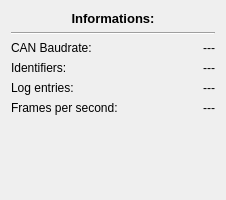
<?xml version="1.0" encoding="UTF-8"?>
<ui version="4.0">
 <class>infoWidget</class>
 <widget class="QWidget" name="infoWidget">
  <property name="geometry">
   <rect>
    <x>0</x>
    <y>0</y>
    <width>226</width>
    <height>200</height>
   </rect>
  </property>
  <property name="maximumSize">
   <size>
    <width>16777215</width>
    <height>200</height>
   </size>
  </property>
  <property name="windowTitle">
   <string>Form</string>
  </property>
  <layout class="QGridLayout" name="gridLayout_2">
   <item row="0" column="0">
    <widget class="QLabel" name="label">
     <property name="text">
      <string>&lt;!DOCTYPE HTML PUBLIC &quot;-//W3C//DTD HTML 4.0//EN&quot; &quot;http://www.w3.org/TR/REC-html40/strict.dtd&quot;&gt;
&lt;html&gt;&lt;head&gt;&lt;meta name=&quot;qrichtext&quot; content=&quot;1&quot; /&gt;&lt;style type=&quot;text/css&quot;&gt;
p, li { white-space: pre-wrap; }
&lt;/style&gt;&lt;/head&gt;&lt;body style=&quot; font-family:'MS Shell Dlg 2'; font-size:8.25pt; font-weight:400; font-style:normal;&quot;&gt;
&lt;p align=&quot;center&quot; style=&quot; margin-top:0px; margin-bottom:0px; margin-left:0px; margin-right:0px; -qt-block-indent:0; text-indent:0px;&quot;&gt;&lt;span style=&quot; font-size:10pt; font-weight:600;&quot;&gt;Informations:&lt;/span&gt;&lt;/p&gt;&lt;/body&gt;&lt;/html&gt;</string>
     </property>
    </widget>
   </item>
   <item row="1" column="0">
    <widget class="Line" name="line">
     <property name="orientation">
      <enum>Qt::Horizontal</enum>
     </property>
    </widget>
   </item>
   <item row="2" column="0">
    <layout class="QGridLayout" name="gridLayout">
     <item row="0" column="0">
      <widget class="QLabel" name="label_3">
       <property name="text">
        <string>CAN Baudrate:</string>
       </property>
      </widget>
     </item>
     <item row="0" column="1">
      <widget class="QLabel" name="lblBaudrate">
       <property name="text">
        <string>---</string>
       </property>
       <property name="alignment">
        <set>Qt::AlignRight|Qt::AlignTrailing|Qt::AlignVCenter</set>
       </property>
      </widget>
     </item>
     <item row="1" column="0">
      <widget class="QLabel" name="label_2">
       <property name="text">
        <string>Identifiers:</string>
       </property>
      </widget>
     </item>
     <item row="1" column="1">
      <widget class="QLabel" name="lblIdentifiers">
       <property name="text">
        <string>---</string>
       </property>
       <property name="alignment">
        <set>Qt::AlignRight|Qt::AlignTrailing|Qt::AlignVCenter</set>
       </property>
      </widget>
     </item>
     <item row="2" column="0">
      <widget class="QLabel" name="label_4">
       <property name="text">
        <string>Log entries:</string>
       </property>
      </widget>
     </item>
     <item row="2" column="1">
      <widget class="QLabel" name="lblFrames">
       <property name="text">
        <string>---</string>
       </property>
       <property name="alignment">
        <set>Qt::AlignRight|Qt::AlignTrailing|Qt::AlignVCenter</set>
       </property>
      </widget>
     </item>
     <item row="3" column="0">
      <widget class="QLabel" name="label_5">
       <property name="text">
        <string>Frames per second:</string>
       </property>
      </widget>
     </item>
     <item row="3" column="1">
      <widget class="QLabel" name="lblFramesPerSecond">
       <property name="text">
        <string>---</string>
       </property>
       <property name="alignment">
        <set>Qt::AlignRight|Qt::AlignTrailing|Qt::AlignVCenter</set>
       </property>
      </widget>
     </item>
    </layout>
   </item>
   <item row="3" column="0">
    <spacer name="verticalSpacer">
     <property name="orientation">
      <enum>Qt::Vertical</enum>
     </property>
     <property name="sizeHint" stdset="0">
      <size>
       <width>20</width>
       <height>55</height>
      </size>
     </property>
    </spacer>
   </item>
  </layout>
 </widget>
 <resources/>
 <connections/>
</ui>
